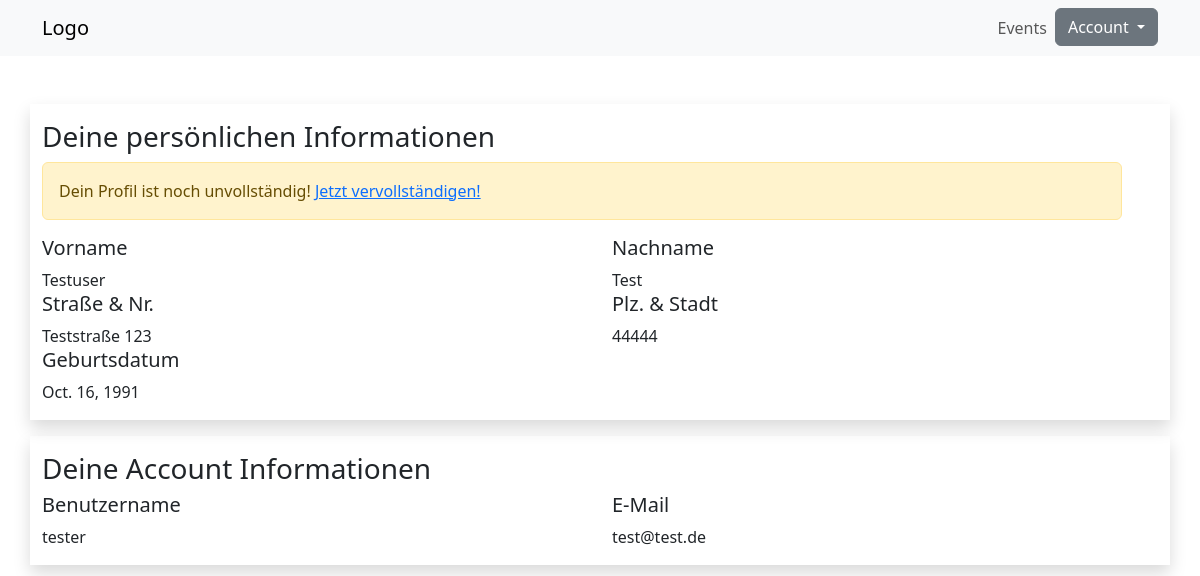
The app's page /profile (signed in), older data.
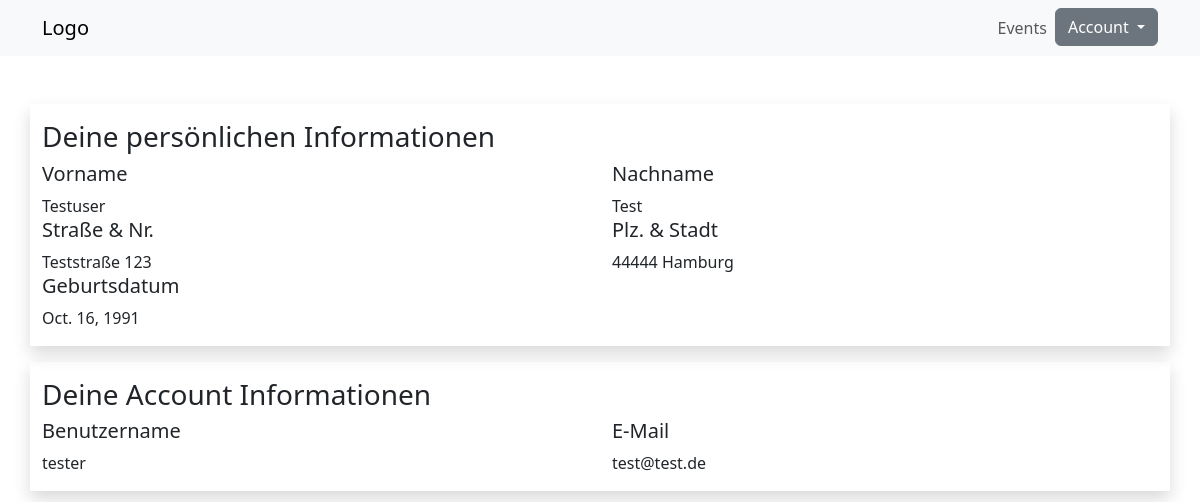
The same page, newer data.
### ticketApp/models.py (models this page shows, shortened)
class Profile(models.Model):
    user = models.OneToOneField(User, on_delete=models.CASCADE)
    street = models.CharField(max_length=200, blank=True)
    zip_code = models.IntegerField(default=0, blank=True)
    city = models.CharField(max_length=100, blank=True)
    birth_date = models.DateField(null=True, blank=True)

### ticketApp/views.py (the view)
# urls.py: path('profile', views.profile, name='profile'),
def profile(request):
    user_profile = request.user.profile
    if request.method == 'POST':
        form = ProfileForm(request.POST, instance=request.user.profile)
        if form.is_valid():
            form.save()
    else:
        required_fields = ['street', 'zip_code', 'city', 'birth_date']
        profile_incomplete = False
        for field in required_fields:
            if not getattr(user_profile, field):
                profile_incomplete = True
                break
        form = ProfileForm()
        context = {
            'user_profile': user_profile,
            'profile_incomplete': profile_incomplete,
            'form': form
        }
        return render(request, "profile/index.html", context)

### ticketApp/templates/profile/index.html (shortened to what this page needs)
{% extends 'base.html' %}
{% load widget_tweaks %}
{% block content %}
<div class="container mt-5">
  <div class="row shadow mb-3 py-3">
    <h3>Deine persönlichen Informationen</h3>
    {% if profile_incomplete %}
    <div class="pe-5">
      <div class="alert alert-warning" role="alert">
        Dein Profil ist noch unvollständig! <a href="/profile/update">Jetzt vervollständigen!</a>
      </div>
    </div>
    {% endif %}
    <div class="col-6">
      <h5>Vorname</h5>
      {{request.user.first_name}}
    </div>
    <div class="col-6">
      <h5>Nachname</h5>
      {{request.user.last_name}}
    </div>
    <div class="col-6">
      <h5>Straße & Nr.</h5>
      {{user_profile.street}}
    </div>
    <div class="col-6">
      <h5>Plz. & Stadt</h5>
      {{user_profile.zip_code}} {{user_profile.city}}
    </div>
    <div class="col-6">
      <h5>Geburtsdatum</h5>
      {{user_profile.birth_date}}
    </div>
  </div>
  <div class="row shadow py-3">
    <h3>Deine Account Informationen</h3>
    <div class="col-6">
      <h5>Benutzername</h5>
      {{request.user.get_username}}
    </div>
    <div class="col-6">
      <h5>E-Mail</h5>
      {{request.user.email}}
    </div>
  </div>
</div>
{% endblock content %}

Row changes from the older to the newer data that the page shows:
changed Profile "Teststraße 123": city (not shown) → "Hamburg"
Text that changed along with them:
text no longer shown: "Dein Profil ist noch unvollständig! Jetzt vervollständigen!"
